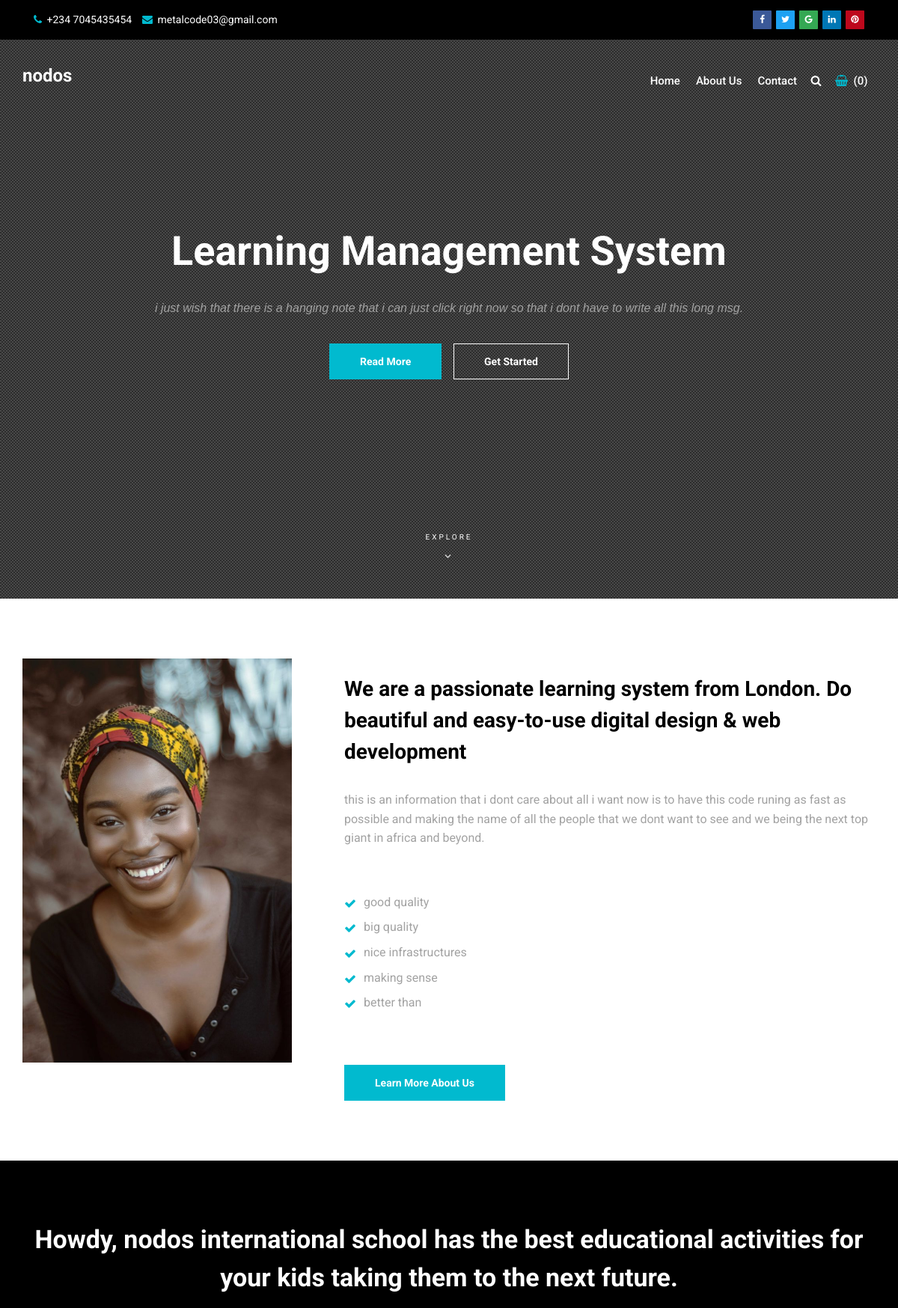
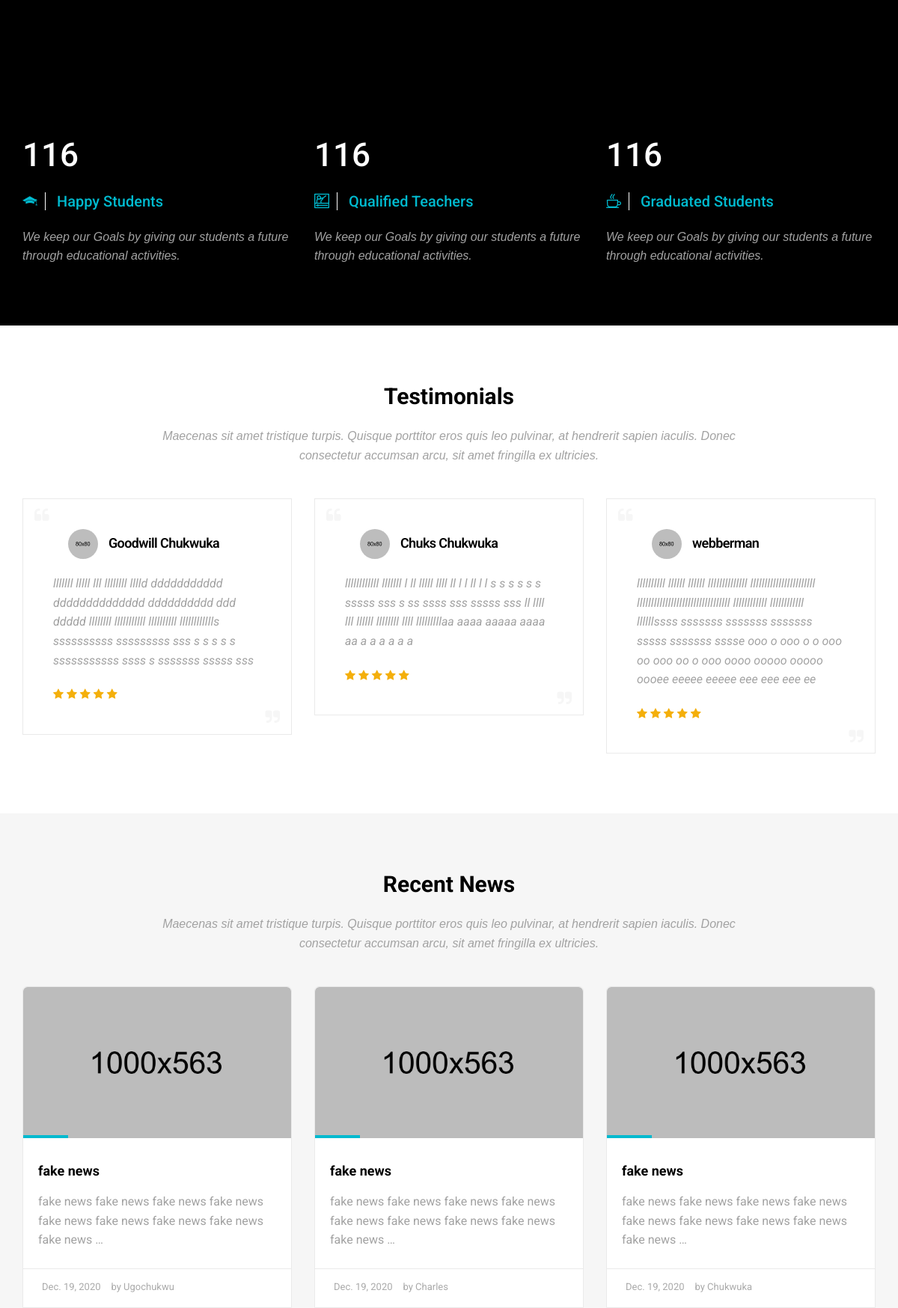
The app's page /nodos/ (upper part) with its own data (2 pictures, top to bottom).
### school_app/models.py (models this page shows, shortened)
class SchoolInformation(models.Model):
    school = models.ForeignKey(School, on_delete=models.CASCADE)
    mail = models.EmailField(unique=True, blank=True)
    phone_number = models.IntegerField(blank=True)
    class Meta:
        verbose_name_plural = 'School Information'

class SocialLink(models.Model):
    school_info = models.ForeignKey(SchoolInformation, on_delete=models.CASCADE)
    social_urls = models.CharField(max_length=400)
    social_class = models.CharField(max_length=50)
    class Meta:
        verbose_name_plural = 'Social Links'

class School(models.Model):
    name = models.CharField(max_length=40, blank=True)
    logo = models.ImageField(upload_to='profilio/logo', blank=True)
    description = models.TextField(blank=True)
    template_path = models.CharField(
        max_length=30, blank=True, default='default')
    slug = models.SlugField(blank=True)
    class Meta:
        verbose_name = 'Schools'
        verbose_name_plural = verbose_name
    def get_index_url(self):
        return reverse("schoolapp:index", kwargs={
            'slug': self.slug
        })

class SchoolHomePage(models.Model):
    school = models.ForeignKey(School, on_delete=models.CASCADE)
    hero_title = models.CharField(max_length=40, blank=True)
    hero_text = models.TextField(blank=True)
    hero_image = models.ImageField(
        upload_to='school/hero_image', blank=True
    )
    class Meta:
        verbose_name_plural = 'School Home'

class Personals(models.Model):
    school = models.ForeignKey(School, on_delete=models.CASCADE)
    title = models.CharField(max_length=255, blank=True)
    description = models.TextField(blank=True)
    image = models.ImageField(upload_to='personals', blank=True)
    class Meta:
        verbose_name_plural = 'Personals'

class SingleFeature(models.Model):
    personal = models.ForeignKey(Personals, on_delete=models.CASCADE)
    feature = models.CharField(max_length=230)
    class Meta:
        verbose_name_plural = 'Single Feature'

class SchoolTestimonial(models.Model):
    school = models.ForeignKey(School, on_delete=models.CASCADE)
    name = models.CharField(max_length=100)
    message = models.TextField(blank=True)
    image = models.ImageField(upload_to='school/testimonial/image', blank=True)
    date = models.DateTimeField(auto_now_add=True)
    class Meta:
        verbose_name_plural = "School's Testimonials"

class SchoolNews(models.Model):
    school = models.ForeignKey(School, on_delete=models.CASCADE)
    user = models.CharField(max_length=100)
    title = models.CharField(max_length=180)
    image = models.ImageField(upload_to='school/news', blank=True)
    description = models.TextField()
    date = models.DateField(auto_now_add=True)
    class Meta:
        verbose_name_plural = 'School News'

### school_app/views.py (the view)
# urls.py: path('', v.index, name='index'),
def index(request, slug):
    school = School.objects.get(slug=slug)
    school_home = SchoolHomePage.objects.get(school=school)
    schooltestimony = SchoolTestimonial.objects.filter(school=school)
    personals = Personals.objects.get(school=school)
    singlefeature = SingleFeature.objects.filter(personal=personals)
    schoolinfo = SchoolInformation.objects.get(school=school)
    social_link = SocialLink.objects.filter(school_info=schoolinfo)
    school_service = SchoolService.objects.filter(school=school)
    school_news = SchoolNews.objects.filter(school=school)
    codex = 1
    context = {
        'school': school,
        'school_home': school_home,
        'school_service': school_service,
        'codex': codex,
        'social_link': social_link,
        'schoolinfo': schoolinfo,
        'personals': personals,
        'singlefeature': singlefeature[:5],
        'schooltestimony': schooltestimony[:3],
        'school_news': school_news[:3],
    }
    return render(request, f'school/temp/{school.template_path}/index.html', context)

### school_app/templates/school/temp/edulogy/index.html (shortened to what this page needs)
{% extends 'school/temp/edulogy/base/base.html' %}
{% load static %}
{% block mainbody %}
<section id="home" class="video-section js-height-full">
    <div class="overlay"></div>
    <div class="home-text-wrapper relative container">
        <div class="home-message">
            <p>{{school_home.hero_title}}</p>
            <small>{{school_home.hero_text}}</small>
            <div class="btn-wrapper">
                <div class="text-center">
                    <a href="about" class="btn btn-primary wow slideInLeft">Read More</a> &nbsp;&nbsp;&nbsp;<a
                        href="contactus" class="btn btn-learn wow slideInRight">Get Started</a>
                </div>
            </div>
        </div>
    </div>
    <div class="slider-bottom">
        <span>Explore <i class="fa fa-angle-down"></i></span>
    </div>
</section>
<section class="section">
    <div class="container">
        <div class="row">
            <div class="col-md-4 hidden-sm hidden-xs">
                <div class="custom-module">
                    <img src="{{personals.image.url}}" alt="" class="img-responsive wow slideInLeft">
                </div>
            </div>
            <div class="col-md-8">
                <div class="custom-module p40l">
                    <h2>{{personals.title}}</h2>
                    <p>{{personals.description}}</p>
                    <div class="row">
                        <div class="col-lg-4 col-md-4 col-sm-4 col-xs-12 first">
                            <ul class="check">
                                {% for feature in singlefeature %}
                                <li>{{feature.feature}}</li>
                                {% endfor %}
                            </ul>
                        </div>
                    </div>
                    <div class="btn-wrapper">
                        <a href="about" class="btn btn-primary">Learn More About us</a>
                    </div>
                </div>
            </div>
        </div>
    </div>
</section>
<section class="section db p120">
    <div class="container">
        <div class="row">
            <div class="col-md-12">
                <div class="tagline-message text-center">
                    <h3>Howdy, {{school.name}} has the best educational activities for your kids taking them to the next
                        future.</h3>
                </div>
            </div>
        </div>
    </div>
</section>
<section class="section db">
    <div class="container">
        <div class="row">
            <div class="col-lg-4 col-md-4">
                <div class="stat-count">
                    <h4 class="stat-timer">1230</h4>
                    <h3><i class="flaticon-black-graduation-cap-tool-of-university-student-for-head"></i>
                        Happy Students</h3>
                    <p>We keep our Goals by giving our students a future through educational activities. </p>
                </div>
            </div>
            <div class="col-lg-4 col-md-4">
                <div class="stat-count">
                    <h4 class="stat-timer">331</h4>
                    <h3><i class="flaticon-online-course"></i> Qualified Teachers</h3>
                    <p>We keep our Goals by giving our students a future through educational activities. </p>
                </div>
            </div>
            <div class="col-lg-4 col-md-4">
                <div class="stat-count">
                    <h4 class="stat-timer">8901</h4>
                    <h3><i class="flaticon-coffee-cup"></i> Graduated Students</h3>
                    <p>We keep our Goals by giving our students a future through educational activities. </p>
                </div>
            </div>
        </div>
    </div>
</section>
<section class="section">
    <div class="container">
        <div class="section-title text-center">
            <h3>Testimonials</h3>
            <p>Maecenas sit amet tristique turpis. Quisque porttitor eros quis leo pulvinar, at hendrerit
                sapien iaculis. Donec consectetur accumsan arcu, sit amet fringilla ex ultricies.</p>
        </div>
        <div class="row">
            {% for testimony in schooltestimony %}
            <div class="col-md-4">
                <div class="box testimonial">
                    <p class="testiname"><strong><img src="{{testimony.image.url}}" alt="" class="img-circle">
                            {{testimony.name}}</strong></p>
                    <p>{{testimony.message}}</p>
                    <div class="rating">
                        <i class="fa fa-star"></i>
                        <i class="fa fa-star"></i>
                        <i class="fa fa-star"></i>
                        <i class="fa fa-star"></i>
                        <i class="fa fa-star"></i>
                    </div>
                </div>
            </div>
            {% endfor %}
        </div>
    </div>
</section>
<section class="section gb">
    <div class="container">
        <div class="section-title text-center">
            <h3>Recent News</h3>
            <p>Maecenas sit amet tristique turpis. Quisque porttitor eros quis leo pulvinar, at hendrerit
                sapien iaculis. Donec consectetur accumsan arcu, sit amet fringilla ex ultricies.</p>
        </div>
        <div class="row">
            {% for news in school_news %}
            <div class="col-lg-4 col-md-12">
                <div class="blog-box">
                    <div class="image-wrap entry">
                        {% if news.image %}
                        <img src="{{ news.image.url }}" alt="" class="img-responsive">
                        {% endif %}
                    </div>
                    <div class="blog-desc">
                        <h4><a href="blog-single.html">{{ news.title }}</a></h4>
                        <p>{{news.description|truncatewords:18}}</p>
                    </div>
                    <div class="post-meta">
                        <ul class="list-inline">
                            <li><a href="#">{{news.date}}</a></li>
                            <li><a href="#">by {{news.user}}</a></li>
                        </ul>
                    </div>
                </div>
            </div>
            {% endfor %}
        </div>
    </div>
</section>
{% endblock mainbody %}

### school_app/templates/school/temp/edulogy/base/navbar.html (shortened to what this page needs)
{% load static %}
<header class="header">
    <div class="topbar clearfix">
        <div class="container">
            <div class="row-fluid">
                <div class="col-md-6 col-sm-6 text-left">
                    <p>
                        <strong><i class="fa fa-phone"></i></strong> +234 {{ schoolinfo.phone_number }} &nbsp;&nbsp;
                        <strong><i class="fa fa-envelope"></i></strong> <a href="mailto:#">{{schoolinfo.mail}}</a>
                    </p>
                </div>
                <div class="col-md-6 col-sm-6 hidden-xs text-right">
                    <div class="social">
                        {% for links in social_link %}
                        <a class="{{links.social_class}}" href="{{links.social_urls}}" data-tooltip="tooltip"
                            data-placement="bottom" title="Facebook"><i class="fa fa-{{links.social_class}}"></i></a>
                        {% endfor %}
                    </div>
                </div>
            </div>
        </div>
    </div>
    <div class="container">
        <nav class="navbar navbar-default yamm">
            <div class="navbar-header">
                <div class="logo-normal">
                    <a class="navbar-brand" href="{{ school.get_index_url }}">
                        {% if school.logo %}
                        <img src="{{ school.logo.url }}" alt="">
                        {% else %}
                        <h3 style="color: white; font-weight:700; margin-top:auto;">{{school.slug}}</h3>
                        {% endif %}
                    </a>
                </div>
            </div>
            <div id="navbar" class="navbar-collapse collapse">
                <ul class="nav navbar-nav navbar-right">
                    <li><a href="{{ school.get_index_url }}">Home</a></li>
                    <li><a href="{{ school.get_index_url }}about">About Us</a></li>
                    <li><a href="contactus">Contact</a></li>
                    <li class="iconitem"><a href="#" data-toggle="modal" data-target="#login-modal"><i
                                class="fa fa-search"></i></a></li>
                    <li class="iconitem"><a class="shopicon" href="shop-cart.html"><i class="fa fa-shopping-basket"></i>
                            &nbsp;(0)</a></li>
                </ul>
            </div>
        </nav>
    </div>
</header>

### records on screen
SchoolInformation: phone_number "7045435454", mail "metalcode03@gmail.com"
School: slug "nodos", name "nodos international school"
SchoolHomePage: hero_title "Learning Management System", hero_text "i just wish that there is a hanging note that i can just click right now so that i dont have to write all this long msg."
Personals: image (picture), title "We are a passionate learning system from London. Do beautiful and easy-to-use digital design & web development", description "this is an information that i dont care about all i want now is to have this code runing as fast as possible and making the name of all the people that we dont want to see and we being the next top giant in africa and beyond."
SingleFeature: feature "good quality"
SingleFeature: feature "big quality"
SingleFeature: feature "nice infrastructures"
SingleFeature: feature "making sense"
SingleFeature: feature "better than"
SchoolTestimonial: image (picture), name "Goodwill Chukwuka", message "lllllll lllll lll llllllll lllld ddddddddddd dddddddddddddd dddddddddd ddd ddddd llllllll lllllllllll llllllllll lllllllllllls ssssssssss sssssssss sss s s s s s sssssssssss ssss s sssssss sssss sss"
SchoolTestimonial: image (picture), name "Chuks Chukwuka", message "llllllllllll lllllll l ll lllll llll ll l l ll l l s s s s s s sssss sss s ss ssss sss sssss sss ll llll lll llllll llllllll llll lllllllllaa aaaa aaaaa aaaa aa a a a a a a"
SchoolTestimonial: image (picture), name "webberman", message "llllllllll llllll llllll llllllllllllll lllllllllllllllllllllll lllllllllllllllllllllllllllllllll llllllllllll llllllllllll llllllssss sssssss sssssss sssssss sssss sssssss sssse ooo o ooo o o ooo oo ooo oo o ooo oooo ooooo ooooo oooee eeeee eeeee eee eee eee ee"
SchoolNews: image (picture), title "fake news", description "fake news fake news fake news fake news fake news fake news fake news fake news fake news …", date "Dec. 19, 2020", user "Ugochukwu"
SchoolNews: image (picture), title "fake news", description "fake news fake news fake news fake news fake news fake news fake news fake news fake news …", date "Dec. 19, 2020", user "Charles"
SchoolNews: image (picture), title "fake news", description "fake news fake news fake news fake news fake news fake news fake news fake news fake news …", date "Dec. 19, 2020", user "Chukwuka"
